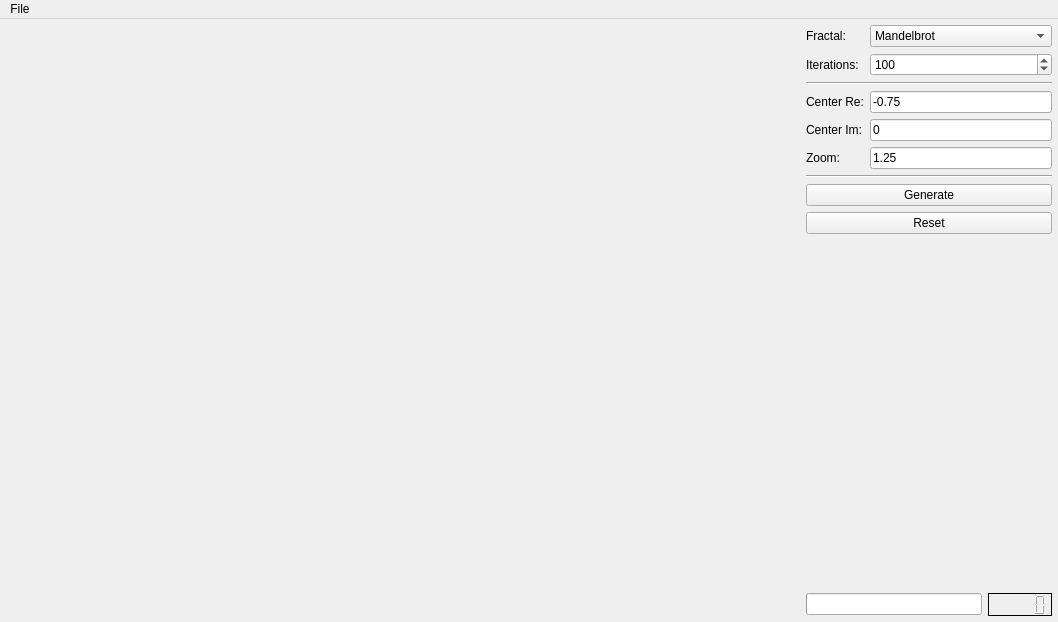
<?xml version="1.0" encoding="UTF-8"?>
<ui version="4.0">
 <class>MainWindow</class>
 <widget class="QMainWindow" name="MainWindow">
  <property name="enabled">
   <bool>true</bool>
  </property>
  <property name="geometry">
   <rect>
    <x>0</x>
    <y>0</y>
    <width>1058</width>
    <height>622</height>
   </rect>
  </property>
  <property name="windowTitle">
   <string>Fractoid</string>
  </property>
  <widget class="QWidget" name="mainLayout">
   <layout class="QHBoxLayout" name="horizontalLayout">
    <property name="leftMargin">
     <number>0</number>
    </property>
    <property name="topMargin">
     <number>0</number>
    </property>
    <property name="rightMargin">
     <number>0</number>
    </property>
    <property name="bottomMargin">
     <number>0</number>
    </property>
    <item>
     <widget class="InteractiveLabel" name="image">
      <property name="minimumSize">
       <size>
        <width>800</width>
        <height>600</height>
       </size>
      </property>
      <property name="text">
       <string/>
      </property>
     </widget>
    </item>
    <item>
     <layout class="QGridLayout" name="optionsLayout">
      <property name="leftMargin">
       <number>0</number>
      </property>
      <property name="topMargin">
       <number>6</number>
      </property>
      <property name="rightMargin">
       <number>6</number>
      </property>
      <property name="bottomMargin">
       <number>6</number>
      </property>
      <item row="1" column="0">
       <widget class="QLabel" name="iterationsLabel">
        <property name="text">
         <string>Iterations:</string>
        </property>
       </widget>
      </item>
      <item row="3" column="0">
       <widget class="QLabel" name="reLabel">
        <property name="text">
         <string>Center Re:</string>
        </property>
       </widget>
      </item>
      <item row="11" column="0" colspan="2">
       <layout class="QHBoxLayout" name="progressLayout">
        <item>
         <widget class="QProgressBar" name="progress"/>
        </item>
        <item>
         <widget class="QLCDNumber" name="lcd">
          <property name="frameShadow">
           <enum>QFrame::Plain</enum>
          </property>
          <property name="digitCount">
           <number>5</number>
          </property>
         </widget>
        </item>
       </layout>
      </item>
      <item row="4" column="0">
       <widget class="QLabel" name="imLabel">
        <property name="text">
         <string>Center Im:</string>
        </property>
       </widget>
      </item>
      <item row="0" column="0">
       <widget class="QLabel" name="fractalLabel">
        <property name="text">
         <string>Fractal:</string>
        </property>
       </widget>
      </item>
      <item row="6" column="0" colspan="2">
       <widget class="Line" name="line2">
        <property name="orientation">
         <enum>Qt::Horizontal</enum>
        </property>
       </widget>
      </item>
      <item row="3" column="1">
       <widget class="QLineEdit" name="re">
        <property name="text">
         <string>-0.75</string>
        </property>
       </widget>
      </item>
      <item row="7" column="0" colspan="2">
       <widget class="QPushButton" name="generate">
        <property name="text">
         <string>Generate</string>
        </property>
        <property name="shortcut">
         <string>Return</string>
        </property>
       </widget>
      </item>
      <item row="4" column="1">
       <widget class="QLineEdit" name="im">
        <property name="text">
         <string>0</string>
        </property>
       </widget>
      </item>
      <item row="1" column="1">
       <widget class="QSpinBox" name="iterations">
        <property name="buttonSymbols">
         <enum>QAbstractSpinBox::UpDownArrows</enum>
        </property>
        <property name="maximum">
         <number>10000</number>
        </property>
        <property name="value">
         <number>100</number>
        </property>
       </widget>
      </item>
      <item row="0" column="1">
       <widget class="QComboBox" name="fractal">
        <property name="minimumSize">
         <size>
          <width>150</width>
          <height>0</height>
         </size>
        </property>
        <property name="currentIndex">
         <number>3</number>
        </property>
        <item>
         <property name="text">
          <string>Burning Ship</string>
         </property>
        </item>
        <item>
         <property name="text">
          <string>Julia</string>
         </property>
        </item>
        <item>
         <property name="text">
          <string>Mandelbar</string>
         </property>
        </item>
        <item>
         <property name="text">
          <string>Mandelbrot</string>
         </property>
        </item>
        <item>
         <property name="text">
          <string>Manowar</string>
         </property>
        </item>
        <item>
         <property name="text">
          <string>Phoenix</string>
         </property>
        </item>
       </widget>
      </item>
      <item row="2" column="0" colspan="2">
       <widget class="Line" name="line1">
        <property name="orientation">
         <enum>Qt::Horizontal</enum>
        </property>
       </widget>
      </item>
      <item row="5" column="0">
       <widget class="QLabel" name="zoomLabel">
        <property name="text">
         <string>Zoom:</string>
        </property>
       </widget>
      </item>
      <item row="9" column="0" colspan="2">
       <spacer name="spacer1">
        <property name="orientation">
         <enum>Qt::Vertical</enum>
        </property>
        <property name="sizeHint" stdset="0">
         <size>
          <width>20</width>
          <height>40</height>
         </size>
        </property>
       </spacer>
      </item>
      <item row="5" column="1">
       <widget class="QLineEdit" name="zoom">
        <property name="text">
         <string>1.25</string>
        </property>
       </widget>
      </item>
      <item row="8" column="0" colspan="2">
       <widget class="QPushButton" name="reset">
        <property name="text">
         <string>Reset</string>
        </property>
       </widget>
      </item>
     </layout>
    </item>
   </layout>
  </widget>
  <widget class="QMenuBar" name="menuBar">
   <property name="geometry">
    <rect>
     <x>0</x>
     <y>0</y>
     <width>1058</width>
     <height>22</height>
    </rect>
   </property>
   <widget class="QMenu" name="menuFile">
    <property name="title">
     <string>File</string>
    </property>
    <addaction name="render"/>
    <addaction name="settings"/>
    <addaction name="quit"/>
   </widget>
   <addaction name="menuFile"/>
  </widget>
  <action name="render">
   <property name="text">
    <string>Render</string>
   </property>
   <property name="shortcut">
    <string>Ctrl+R</string>
   </property>
  </action>
  <action name="settings">
   <property name="text">
    <string>Settings</string>
   </property>
   <property name="shortcut">
    <string>Ctrl+Alt+S</string>
   </property>
  </action>
  <action name="quit">
   <property name="text">
    <string>Quit</string>
   </property>
   <property name="shortcut">
    <string>Ctrl+Q</string>
   </property>
  </action>
 </widget>
 <customwidgets>
  <customwidget>
   <class>InteractiveLabel</class>
   <extends>QLabel</extends>
   <header>../../../Headers/InteractiveLabel.h</header>
  </customwidget>
 </customwidgets>
 <tabstops>
  <tabstop>fractal</tabstop>
  <tabstop>generate</tabstop>
 </tabstops>
 <resources/>
 <connections>
  <connection>
   <sender>fractal</sender>
   <signal>currentIndexChanged(int)</signal>
   <receiver>MainWindow</receiver>
   <slot>reset()</slot>
   <hints>
    <hint type="sourcelabel">
     <x>942</x>
     <y>39</y>
    </hint>
    <hint type="destinationlabel">
     <x>801</x>
     <y>-1</y>
    </hint>
   </hints>
  </connection>
  <connection>
   <sender>generate</sender>
   <signal>clicked()</signal>
   <receiver>MainWindow</receiver>
   <slot>display()</slot>
   <hints>
    <hint type="sourcelabel">
     <x>869</x>
     <y>214</y>
    </hint>
    <hint type="destinationlabel">
     <x>856</x>
     <y>-13</y>
    </hint>
   </hints>
  </connection>
  <connection>
   <sender>render</sender>
   <signal>triggered()</signal>
   <receiver>MainWindow</receiver>
   <slot>render()</slot>
   <hints>
    <hint type="sourcelabel">
     <x>-1</x>
     <y>-1</y>
    </hint>
    <hint type="destinationlabel">
     <x>528</x>
     <y>310</y>
    </hint>
   </hints>
  </connection>
  <connection>
   <sender>reset</sender>
   <signal>clicked()</signal>
   <receiver>MainWindow</receiver>
   <slot>reset()</slot>
   <hints>
    <hint type="sourcelabel">
     <x>929</x>
     <y>245</y>
    </hint>
    <hint type="destinationlabel">
     <x>528</x>
     <y>310</y>
    </hint>
   </hints>
  </connection>
 </connections>
 <slots>
  <slot>reset()</slot>
  <slot>display()</slot>
  <slot>render()</slot>
 </slots>
</ui>
